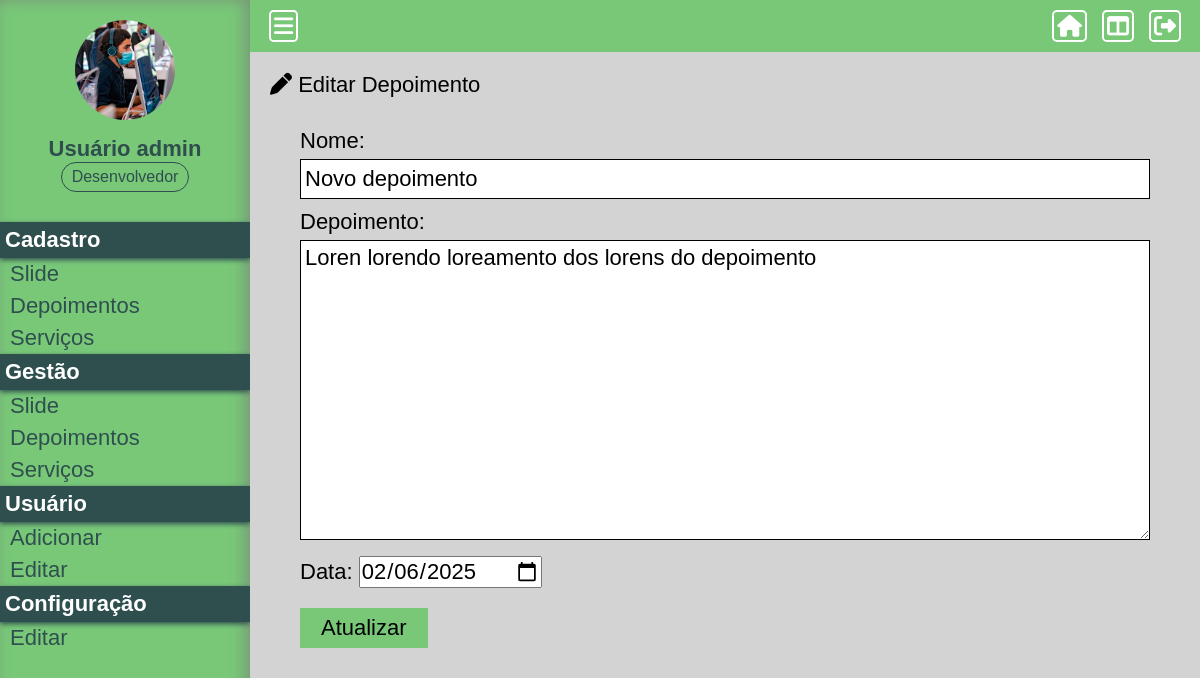
The app's page /Projeto01/painel/editar-depoimento?id=6 (signed in) with its own data.
### Projeto01/assets/classes/MySql.php (called while the page is built)
<?php
    class MySql {
        private static $pdo;
        public static function conectar() {
            if(self::$pdo == null) {
                try {
                    self::$pdo = new PDO('mysql:host='.HOST.';dbname='.DATABASE, USER, PASSWORD, array(PDO::MYSQL_ATTR_INIT_COMMAND => "SET NAMES utf8"));
                    self::$pdo -> setAttribute(PDO::ATTR_ERRMODE, PDO::ERRMODE_EXCEPTION);
                } catch(\Throwable $th) {
                    echo '<h4>Não foi possível realizar a conexão com o banco de dados</h4>';
                }
            }
            return self::$pdo;
        }
    }
?>

### Projeto01/painel/pages/editar-depoimento.php (the view, shortened to what this page needs)
<?php
    if(isset($_GET['id'])) {
        $id = (int) $_GET['id'];
        $depoimento = Painel::get(TABELA_DEPOIMENTOS, 'id = ?', array($id));
    }else {
        Painel::messageToUser('erro', 'ID não existe');
        die();
    }
?>
<div class="box-content">
	<h2><i class="fa-solid fa-pen"></i> Editar Depoimento</h2>
	<form method="post" enctype="multipart/form-data">
		<div class="form-group">
			<label for="nome">Nome: </label>
			<input type="text" name="nome" value="<?php echo $depoimento['nome'];?>">
		</div>
		<div class="form-group">
			<label for="depoimento">Depoimento: </label>
			<textarea name="depoimento"><?php echo $depoimento['depoimento'];?></textarea>
		</div>
		<div class="form-group">
			<label for="data">Data: </label>
			<input type="date" name="data" value="<?php echo $depoimento['data'];?>">
		</div>
		<div class="form-group">
			<input type="submit" name="acao" value="Atualizar">
		</div>
	</form>
</div>

### Projeto01/painel/css/style.css (style rules this page uses)
* { margin: 0; padding: 0; box-sizing: border-box; font-size: 22px; font-family: sans-serif; }
html, body { height: 100%; background-color: lightgrey; }
.box-content { padding: 20px; }
.box-content h2 { font-weight: 300; font: 22px; }
.box-content form { margin: 30px; }
.box-content .form-group { margin: 10px 0; }
.box-content form input[type="text"], .box-content form input[type="password"], .box-content form input[type="file"], select { margin-top: 5px; width: 100%; height: 40px; padding: 4px; border: 1px solid black; }
.box-content form textarea { margin-top: 5px; width: 100%; height: 40px; padding: 4px; border: 1px solid black; min-height: 300px; resize: vertical; }
.box-content form input[type="submit"] { width: 15%; height: 40px; margin-top: 10px; background-color: rgb(120, 200, 120); border: 2px solid rgb(120, 200, 120); cursor: pointer; }

### records on screen
tb_admin.depoimentos: nome "Novo depoimento", depoimento "Loren lorendo loreamento dos lorens do depoimento", data "02/06/2025"

### other values on screen
$_SESSION['nome'] "Usuário admin"
Painel::pegaCargo($_SESSION['cargo']) "Desenvolvedor"
